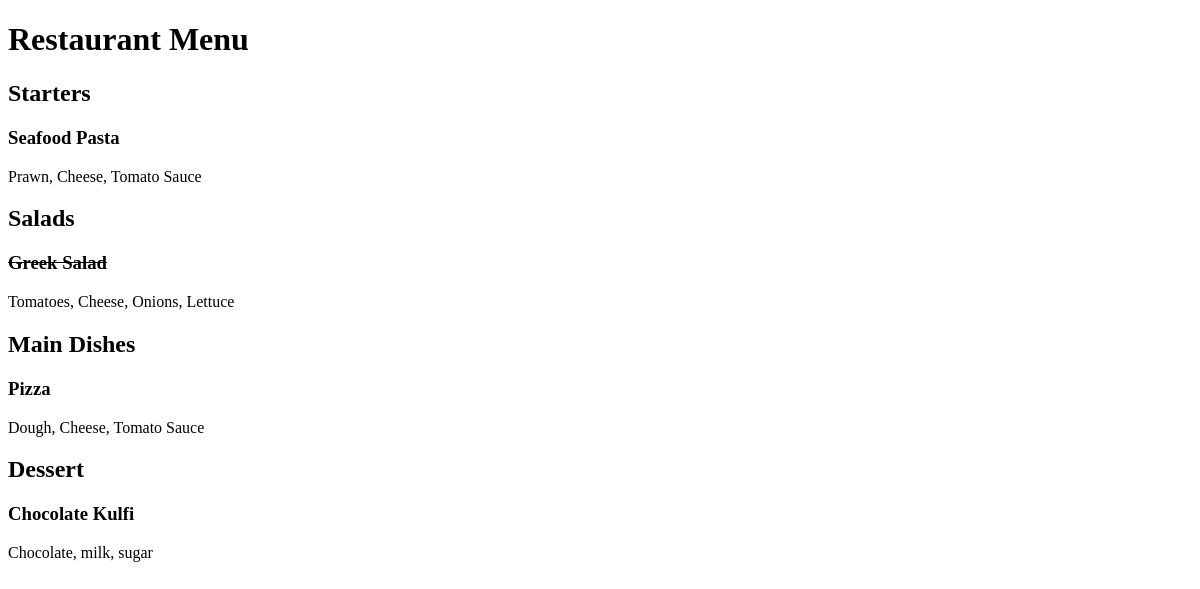
Before: / with the older database file.
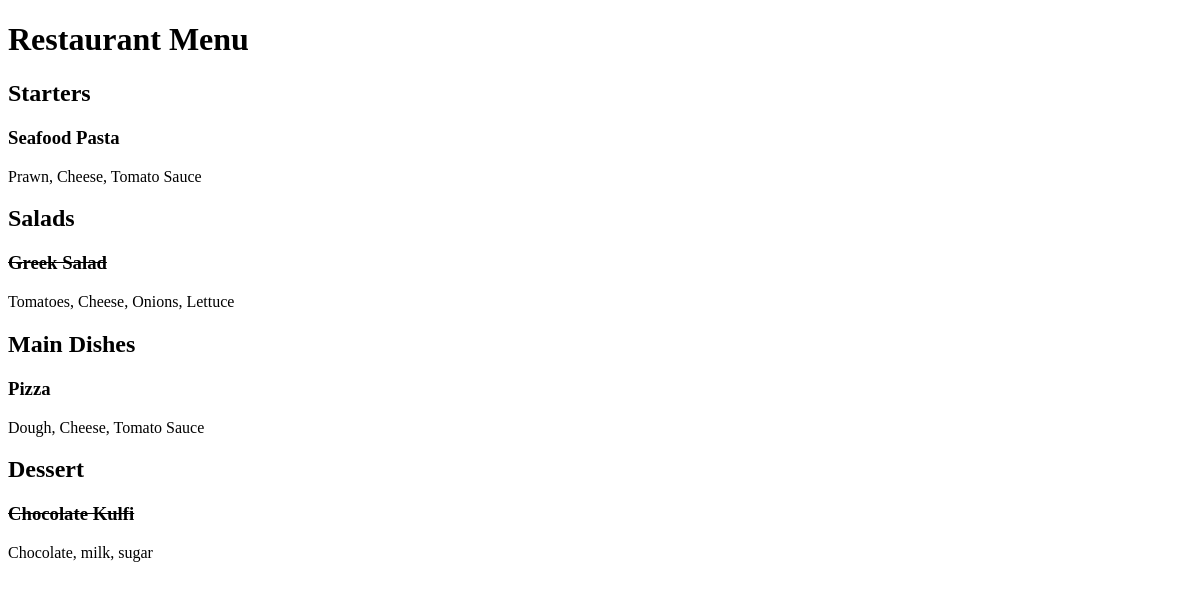
After: the same page with the newer database file.
### restaurant_app/models.py (models this page shows, shortened)
class Meal(models.Model):
    meal = models.CharField(max_length=1000, unique=True)
    ingredients = models.CharField(max_length=4000)
    price = models.DecimalField(max_digits=10, decimal_places=2)
    category = models.CharField(max_length=200, choices=MEAL_TYPE)
    cook = models.ForeignKey(User, on_delete=models.CASCADE)
    status = models.IntegerField(choices=STATUS, default=0)
    date_created = models.DateTimeField(auto_now_add=True)
    date_updated = models.DateTimeField(auto_now=True)

### restaurant_app/views.py (the view)
# urls.py: path('', views.Menu.as_view(), name="Home")
class Menu(generic.ListView):
    template_name = "index.html"
    model = Meal
    def get_queryset(self):
        return Meal.objects.order_by('meal')
    def get_context_data(self, **kwargs):
        context = super().get_context_data(**kwargs)
        meals = []
        for category, category_name in MEAL_TYPE:
            meals.append((category_name, Meal.objects.filter(category=category)))
        context["meals"] = meals
        return context

### restaurant_app/templates/index.html (shortened to what this page needs)
<!DOCTYPE html>
<html lang="en">
<head>
</head>
<body>
    <h1>Restaurant Menu</h1>
    {% for category_name, meal_list in meals %}
        <h2>{{ category_name }}</h2>
        {% for meal in meal_list %}
            {% if meal.status == 0 %}
            <h3><del>{{ meal.meal }}</del></h3>
            <p>{{ meal.ingredients }}</p>
            {% else %}
            <h3>{{ meal.meal }}</h3>
            <p>{{ meal.ingredients }}</p>
            {% endif %}
        {% endfor %}
    {% endfor %}
</body>
</html>

Changed rows visible on the page:
changed Meal "Chocolate Kulfi": status 1 → 0 (drawn)
Other visible differences:
list line gone: "Chocolate Kulfi Chocolate, milk, sugar"
new list line: "Chocolate Kulfi Chocolate, milk, sugar"
